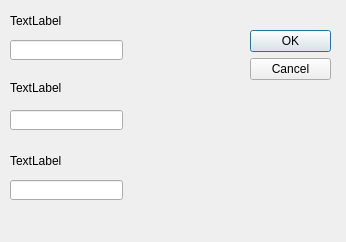
<?xml version="1.0" encoding="UTF-8"?>
<ui version="4.0">
 <class>Dialog</class>
 <widget class="QDialog" name="Dialog">
  <property name="geometry">
   <rect>
    <x>0</x>
    <y>0</y>
    <width>346</width>
    <height>242</height>
   </rect>
  </property>
  <property name="windowTitle">
   <string>Dialog</string>
  </property>
  <widget class="QDialogButtonBox" name="buttonBox">
   <property name="geometry">
    <rect>
     <x>250</x>
     <y>30</y>
     <width>81</width>
     <height>241</height>
    </rect>
   </property>
   <property name="orientation">
    <enum>Qt::Vertical</enum>
   </property>
   <property name="standardButtons">
    <set>QDialogButtonBox::Cancel|QDialogButtonBox::Ok</set>
   </property>
  </widget>
  <widget class="QLineEdit" name="lineEdit">
   <property name="geometry">
    <rect>
     <x>10</x>
     <y>40</y>
     <width>113</width>
     <height>20</height>
    </rect>
   </property>
  </widget>
  <widget class="QLabel" name="label">
   <property name="geometry">
    <rect>
     <x>10</x>
     <y>10</y>
     <width>231</width>
     <height>21</height>
    </rect>
   </property>
   <property name="text">
    <string>TextLabel</string>
   </property>
  </widget>
  <widget class="QLabel" name="label_2">
   <property name="geometry">
    <rect>
     <x>10</x>
     <y>80</y>
     <width>231</width>
     <height>16</height>
    </rect>
   </property>
   <property name="text">
    <string>TextLabel</string>
   </property>
  </widget>
  <widget class="QLineEdit" name="lineEdit_2">
   <property name="geometry">
    <rect>
     <x>10</x>
     <y>110</y>
     <width>113</width>
     <height>20</height>
    </rect>
   </property>
  </widget>
  <widget class="QLabel" name="label_3">
   <property name="geometry">
    <rect>
     <x>10</x>
     <y>150</y>
     <width>251</width>
     <height>21</height>
    </rect>
   </property>
   <property name="text">
    <string>TextLabel</string>
   </property>
  </widget>
  <widget class="QLineEdit" name="lineEdit_3">
   <property name="geometry">
    <rect>
     <x>10</x>
     <y>180</y>
     <width>113</width>
     <height>20</height>
    </rect>
   </property>
  </widget>
 </widget>
 <resources/>
 <connections>
  <connection>
   <sender>buttonBox</sender>
   <signal>accepted()</signal>
   <receiver>Dialog</receiver>
   <slot>accept()</slot>
   <hints>
    <hint type="sourcelabel">
     <x>248</x>
     <y>254</y>
    </hint>
    <hint type="destinationlabel">
     <x>157</x>
     <y>274</y>
    </hint>
   </hints>
  </connection>
  <connection>
   <sender>buttonBox</sender>
   <signal>rejected()</signal>
   <receiver>Dialog</receiver>
   <slot>reject()</slot>
   <hints>
    <hint type="sourcelabel">
     <x>316</x>
     <y>260</y>
    </hint>
    <hint type="destinationlabel">
     <x>286</x>
     <y>274</y>
    </hint>
   </hints>
  </connection>
 </connections>
</ui>
